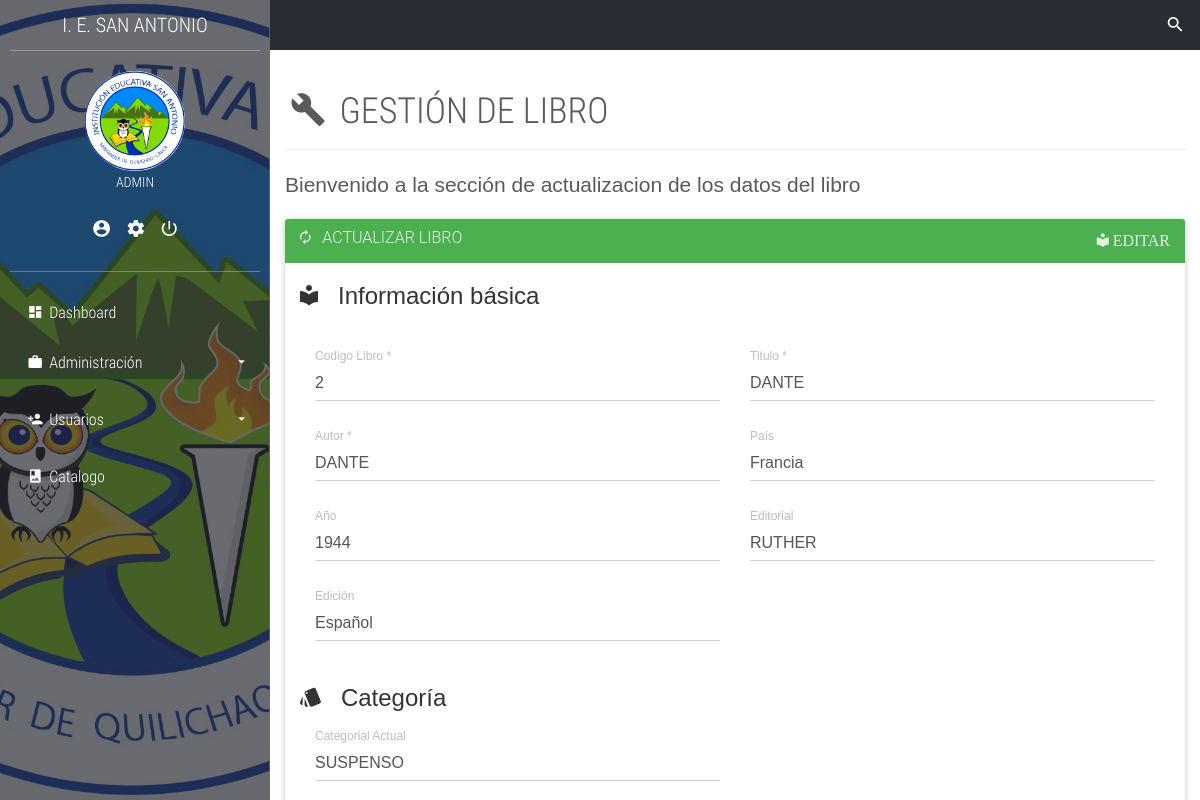
Page /book-config.php?id=2&accion=a (signed in) on the committed database.
### tables this page shows
CREATE TABLE `usuarios` (
  `codigo_login` int(11) NOT NULL,
  `username` text NOT NULL,
  `userpass` text NOT NULL
);

CREATE TABLE `libros` (
  `codigo_libro` int(11) NOT NULL,
  `titulo` text NOT NULL,
  `autor` text NOT NULL,
  `anio_edicion` int(11) NOT NULL,
  `pais` text NOT NULL,
  `editorial` text NOT NULL,
  `edicion` text NOT NULL,
  `categoria` text NOT NULL,
  `file` text NOT NULL
);

### model/Crud_login.php (called while the page is built, shortened)
<?php
	class CrudLogin{
		public function obtenerUsuario($codigo_login){
			$db=Db::conectar();
			$select=$db->prepare('SELECT * FROM usuarios WHERE codigo_login=:codigo_login');
			$select->bindValue('codigo_login',$codigo_login);
			$select->execute();
			$usuarios=$select->fetch();
			$myUsuarios= new Login();
			$myUsuarios->setCodigo_login($usuarios['codigo_login']);
			$myUsuarios->setUserName($usuarios['username']);
			$myUsuarios->setUserPass($usuarios['userpass']);
			return $myUsuarios;
		}
	}
?>

### model/Login.php (called while the page is built, shortened)
<?php
	class Login{
		private $username;
		public function getUserName(){
		return $this->username;
		}
		public function setUserName($username){
			$this->username = $username;
		}
    }
?>

### model/Crud_libros.php (called while the page is built, shortened)
<?php
	class CrudLibro{
		public function obtenerLibro($codigo_libro){
			$db=Db::conectar();
			$select=$db->prepare('SELECT * FROM libros WHERE codigo_libro=:codigo_libro');
			$select->bindValue('codigo_libro',$codigo_libro);
			$select->execute();
			$libro=$select->fetch();
			$myLibro= new Libro();
			$myLibro->setCodigo_libro($libro['codigo_libro']);
			$myLibro->setTitulo($libro['titulo']);
			$myLibro->setAutor($libro['autor']);
			$myLibro->setAnio_edicion($libro['anio_edicion']);
			$myLibro->setPais($libro['pais']);
			$myLibro->setEditorial($libro['editorial']);
			$myLibro->setEdicion($libro['edicion']);
			$myLibro->setCategoria($libro['categoria']);
			$myLibro->setFile($libro['file']);
			return $myLibro;
		}
	}
?>

### model/Libros.php (called while the page is built, shortened)
<?php
	class Libro{
		private $codigo_libro;
		private $titulo;
		private $autor;
		private $pais;
		private $anio_edicion;
		private $editorial;
		private $edicion;
		private $categoria;
		public function getTitulo(){
		return $this->titulo;
		}
		public function setTitulo($titulo){
			$this->titulo = $titulo;
		}
		public function getAutor(){
			return $this->autor;
		}
		public function setAutor($autor){
			$this->autor = $autor;
		}
		public function getAnio_edicion(){
		return $this->anio_edicion;
		}
		public function setAnio_edicion($anio_edicion){
			$this->anio_edicion = $anio_edicion;
		}
		public function getPais(){
		return $this->pais;
		}
		public function setPais($pais){
			$this->pais = $pais;
		}
		public function getEditorial(){
		return $this->editorial;
		}
		public function setEditorial($editorial){
			$this->editorial = $editorial;
		}
		public function getEdicion(){
		return $this->edicion;
		}
		public function setEdicion($edicion){
			$this->edicion = $edicion;
		}
		public function getCategoria(){
		return $this->categoria;
		}
		public function setCategoria($categoria){
			$this->categoria = $categoria;
		}
		public function getCodigo_libro(){
			return $this->codigo_libro;
		}
		public function setCodigo_libro($codigo_libro){
			$this->codigo_libro = $codigo_libro;
		}
    }
?>

### book-config.php (the view, shortened to what this page needs)
<?php
	require_once('./model/Login.php');
	require_once('./model/Crud_login.php');
	require_once('./model/Crud_libros.php');
	require_once('./model/Libros.php');
	$crudUser = new CrudLogin();
	$crud= new CrudLibro();
	$login = $crudUser->obtenerUsuario($_SESSION['id']);
	$libro=$crud->obtenerLibro($_GET['id']);
?>
<!DOCTYPE html>
<html lang="es">
<head>
	<link rel="stylesheet" href="./css/main.css">
</head>
<body>
	<section class="full-box cover dashboard-sideBar">
		<div class="full-box dashboard-sideBar-ct">
			<div class="full-box text-uppercase text-center text-titles dashboard-sideBar-title">
				I. E. SAN ANTONIO <i class="zmdi zmdi-close btn-menu-dashboard visible-xs"></i>
			</div>
			<div class="full-box dashboard-sideBar-UserInfo">
				<figure class="full-box">
					<img src="./assets/img/login_ie.png" alt="UserIcon">
					<figcaption class="text-center text-titles"><?php echo $login->getUserName() ?></figcaption>
				</figure>
				<ul class="full-box list-unstyled text-center">
					<li>
						<a href="my-data.php" title="Mis datos">
							<i class="zmdi zmdi-account-circle"></i>
						</a>
					</li>
					<li>
						<a href="my-account.php" title="Mi cuenta">
							<i class="zmdi zmdi-settings"></i>
						</a>
					</li>
					<li>
						<a title="Salir del sistemasss" id="botonSalir">
							<i class="zmdi zmdi-power"></i>
						</a>
					</li>
				</ul>
			</div>
			<ul class="list-unstyled full-box dashboard-sideBar-Menu">
				<li>
					<a href="home.php">
						<i class="zmdi zmdi-view-dashboard zmdi-hc-fw"></i> Dashboard
					</a>
				</li>
				<li id="administrar" style="display: block">
					<a href="#!" class="btn-sideBar-SubMenu">
						<i class="zmdi zmdi-case zmdi-hc-fw"></i> Administración <i class="zmdi zmdi-caret-down pull-right"></i>
					</a>
					<ul class="list-unstyled full-box">
					</ul>
				</li>
				<li id="usuarios" style="display: block">
					<a href="#!" class="btn-sideBar-SubMenu">
						<i class="zmdi zmdi-account-add zmdi-hc-fw"></i> Usuarios <i class="zmdi zmdi-caret-down pull-right"></i>
					</a>
					<ul class="list-unstyled full-box">
					</ul>
				</li>
				<li>
					<a href="catalog.php">
						<i class="zmdi zmdi-book-image zmdi-hc-fw"></i> Catalogo
					</a>
				</li>
			</ul>
		</div>
	</section>
	<section class="full-box dashboard-contentPage">
		<nav class="full-box dashboard-Navbar">
			<ul class="full-box list-unstyled text-right">
				<li class="pull-left">
					<a href="#!" class="btn-menu-dashboard"><i class="zmdizmdi-menu"></i></a>
				</li>
				<li>
					<a href="search.php" class="btn-search">
						<i class="zmdi zmdi-search"></i>
					</a>
				</li>
			</ul>
		</nav>
		<div class="container-fluid">
			<div class="page-header">
			  <h1 class="text-titles"><i class="zmdi zmdi-wrench zmdi-hc-fw"></i> GESTIÓN DE LIBRO</small></h1>
			</div>
			<p class="lead">Bienvenido a la sección de actualizacion de los datos del libro</p>
		</div>
		<div class="container-fluid"  id="base">
			<div class="panel panel-success">
				<div class="panel-heading">
					<div  class="row">
					<div class="col-xs-12 col-sm-6">
						<h3 class="panel-title"><i class="zmdi zmdi-refresh"></i> &nbsp; ACTUALIZAR LIBRO</h3>
					</div>
					<div class="col-xs-12 col-sm-6" align="right">
						<a  href="index.php" title="Editar Libro" class="panel-title" id="btn_base">
							<i class="zmdi zmdi-library"> EDITAR</i>
				    </a>
					</div>
					</div>
				</div>
				<div class="panel-body">
					<form action="administrar_libro.php" method='post'>
						<fieldset>
							<legend><i class="zmdi zmdi-library"></i> &nbsp; Información básica</legend>
							<div class="container-fluid">
								<div class="row">
									<div class="col-xs-12 col-sm-6">
								    	<div class="form-group label-floating">
										  	<label class="control-label">Codigo Libro *</label>
										  	<input pattern="[a-zA-Z0-9-]{1,30}" class="form-control" type="text" name="codigo_libro" required="" maxlength="30" value="<?php echo $libro->getCodigo_libro()?>" readonly="readonly">
										</div>
				    				</div>
									<div class="col-xs-12 col-sm-6">
								    	<div class="form-group label-floating">
										  	<label class="control-label">Titulo *</label>
										  	<input pattern="[a-zA-Z0-9áéíóúÁÉÍÓÚñÑ ]{1,30}" class="form-control" type="text" name="titulo" required="" maxlength="30" value="<?php echo $libro->getTitulo()?>" readonly="readonly">
										</div>
				    				</div>
				    				<div class="col-xs-12 col-sm-6">
								    	<div class="form-group label-floating">
										  	<label class="control-label">Autor *</label>
										  	<input pattern="[a-zA-Z0-9áéíóúÁÉÍÓÚñÑ ]{1,30}" class="form-control" type="text" name="autor" required="" maxlength="30"
										  	value="<?php echo $libro->getAutor()?>" readonly="readonly">
										</div>
				    				</div>
				    				<div class="col-xs-12 col-sm-6">
								    	<div class="form-group label-floating">
										  	<label class="control-label">País</label>
										  	<input pattern="[a-zA-ZáéíóúÁÉÍÓÚñÑ ]{1,30}" class="form-control" type="text" name="pais" maxlength="30" value="<?php echo $libro->getPais()?>" readonly="readonly">
										</div>
				    				</div>
				    				<div class="col-xs-12 col-sm-6">
								    	<div class="form-group label-floating">
										  	<label class="control-label">Año</label>
										  	<input pattern="[0-9]{1,4}" class="form-control" type="text" name="anio_edicion" maxlength="4" value="<?php echo $libro->getAnio_edicion()?>" readonly="readonly">
										</div>
				    				</div>
				    				<div class="col-xs-12 col-sm-6">
								    	<div class="form-group label-floating">
										  	<label class="control-label">Editorial</label>
										  	<input pattern="[a-zA-ZáéíóúÁÉÍÓÚñÑ ]{1,30}" class="form-control" type="text" name="editorial" maxlength="30"
										  	value="<?php echo $libro->getEditorial()?>" readonly="readonly">
										</div>
				    				</div>
				    				<div class="col-xs-12 col-sm-6">
								    	<div class="form-group label-floating">
										  	<label class="control-label">Edición</label>
										  	<input pattern="[a-zA-ZáéíóúÁÉÍÓÚñÑ ]{1,30}" class="form-control" type="text" name="edicion" maxlength="30"
										  	value="<?php echo $libro->getEdicion()?>" readonly="readonly">
										</div>
				    				</div>
								</div>
							</div>
						</fieldset>
						<br>
						<fieldset>
							<legend><i class="zmdi zmdi-labels"></i> &nbsp; Categoría
							<div class="container-fluid">
								<div class="row">
				    				<div class="col-xs-12 col-sm-6">
								        <div class="form-group label-floating">
										  	<label class="control-label">Categorial Actual</label>
										  	<input pattern="[a-zA-ZáéíóúÁÉÍÓÚñÑ ]{1,30}" class="form-control" type="text" maxlength="30"
										  	value="<?php echo $libro->getCategoria()?>" readonly="readonly">
							           	</div>
							        </div>
								</div>
							</div>
						</fieldset>
						<br>
					</form>
				</div>
			</div>
		</div>
	</section>
</body>
</html>

### css/main.css (style rules this page uses)
body, html { background-color: #fff; width: 100%; height: 100%; margin: 0; padding: 0; position: relative; font-size: 16px; font-family: 'RobotoCondensed'; overflow: hidden; }
.full-box { margin: 0; padding: 0; width: 100%; box-sizing: border-box; }
.cover { background: 50% 50% no-repeat; background-size: cover; }
.text-titles { font-family: 'RobotoCondensedLight' }
.dashboard-sideBar, .dashboard-contentPage { position: absolute; top: 0; height: 100%; transition: all .3s ease-in-out; }
.dashboard-sideBar, .dashboard-sideBar-ct { width: 270px; }
.dashboard-sideBar { left: 0; z-index: 2; background-image: url('../assets/img/login_ie.png'); border-right: 1px solid rgba(255, 255, 255, .7); }
.dashboard-sideBar-ct { position: relative; height: 100%; background-color: rgba(42, 45, 52, 0.7); padding: 0 10px; padding-bottom: 30px; }
.dashboard-sideBar-title, .dashboard-sideBar-title > i { height: 50px; line-height: 50px; color: #fff; font-size: 20px; }
.dashboard-sideBar-title { position: relative; }
.dashboard-sideBar-UserInfo { border-top: 1px solid rgba(255, 255, 255, .3); border-bottom: 1px solid rgba(255, 255, 255, .3); color: #fff; font-size: 14px; padding: 20px 0; }
.dashboard-sideBar-UserInfo figure img { width: 100px; height: 100px; border-radius: 100%; display: block; margin: 0 auto; }
.dashboard-sideBar-UserInfo ul { margin-top: 15px; }
.dashboard-sideBar-UserInfo ul > li, .dashboard-sideBar-UserInfo ul > li > a { display: inline-block; color: #fff; }
.dashboard-sideBar-UserInfo ul > li > a { outline: none; font-size: 20px; padding: 7px; transition: all .3s ease-in-out; }
.dashboard-sideBar-Menu { padding-top: 15px; }
.dashboard-sideBar-Menu > li, .dashboard-sideBar-Menu > li > a, .dashboard-sideBar-Menu > li > ul > li, .dashboard-sideBar-Menu > li > ul > li > a { line-height: 50px; font-family: "RobotoCondensedLight"; display: block; color: #fff; text-decoration: none; border-radius: 4px; transition: all .3s ease-in-out; position: relative; }
.dashboard-sideBar-Menu > li > a > i.zmdi-caret-down { line-height: 50px; transition: all .3s ease-in-out; }
.dashboard-sideBar-Menu > li > a { padding: 0 15px; box-sizing: border-box; height: 50px; outline: none; }
.dashboard-sideBar-Menu > li > ul { position: relative; padding-top: 7px; height: 0; overflow: hidden; }
.dashboard-contentPage { right: 0; z-index: 1; padding-left: 270px; }
.dashboard-Navbar, .dashboard-Navbar > ul, .dashboard-Navbar > ul >li, .dashboard-Navbar > ul > li > a { height: 50px; line-height: 50px; }
.dashboard-Navbar > ul > li > a { outline: none; }
.dashboard-Navbar { background-color: #2A2D34; overflow: hidden; }
.dashboard-Navbar > ul >li, .dashboard-Navbar > ul > li > a { display: inline-block; width: 50px; text-align: center; color: #fff; margin: 0; padding: 0; font-size: 20px; transition: all .3s ease-in-out; position: relative; }
*, *:before, *:after { -webkit-box-sizing: border-box; -moz-box-sizing: border-box; box-sizing: border-box; }
body { margin: 0; padding: 2rem 1.5rem; font: 1rem/1.5 "PT Sans", Arial, sans-serif; color: #5a5a5a; }

### rows in the picture
usuarios: username "ADMIN"
libros: codigo_libro "2", titulo "DANTE", autor "DANTE", pais "Francia", anio_edicion "1944", editorial "RUTHER", edicion "Español", categoria "SUSPENSO"
